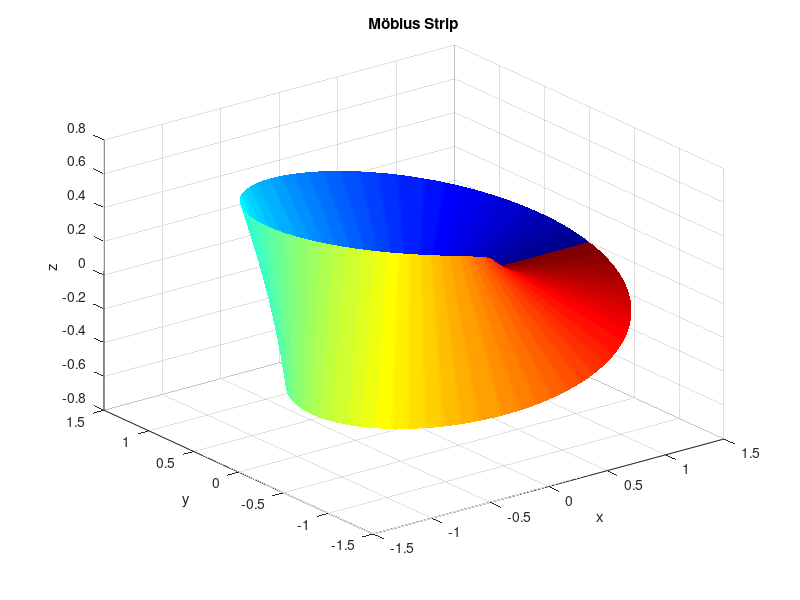

The MATLAB source for this figure:
% Plot a Möbius strip using parametric equations. Use surf and apply a colormap for visual effect.

u = linspace(0, 2*pi, 200);
v = linspace(-1, 1, 50);
[u,v] = meshgrid(u,v);

x = (1 + (v/2).*cos(u/2)) .* cos(u);
y = (1 + (v/2).*cos(u/2)) .* sin(u);
z = (v/2).*sin(u/2);

surf(x,y,z, u); % color based on 'u'
shading interp;
colormap(jet);
title('Möbius Strip');
xlabel('x'); ylabel('y'); zlabel('z');
